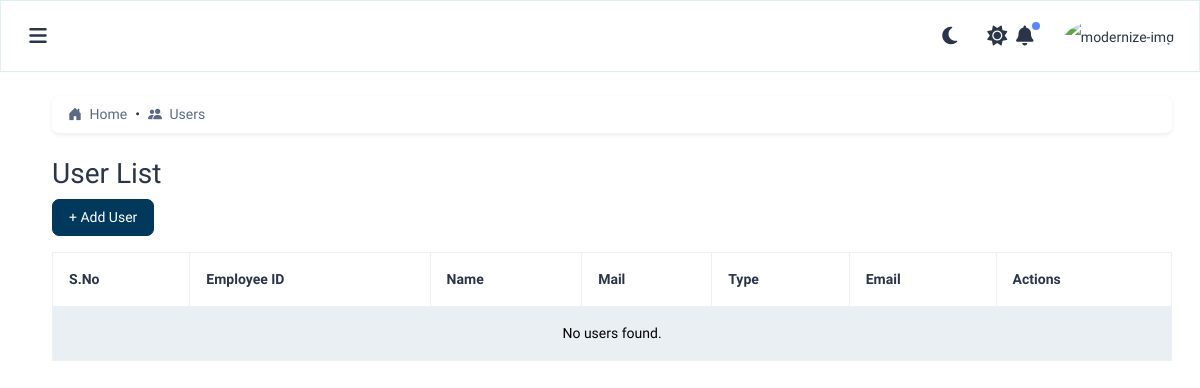
The page /admin-user/ on the database as committed earlier.
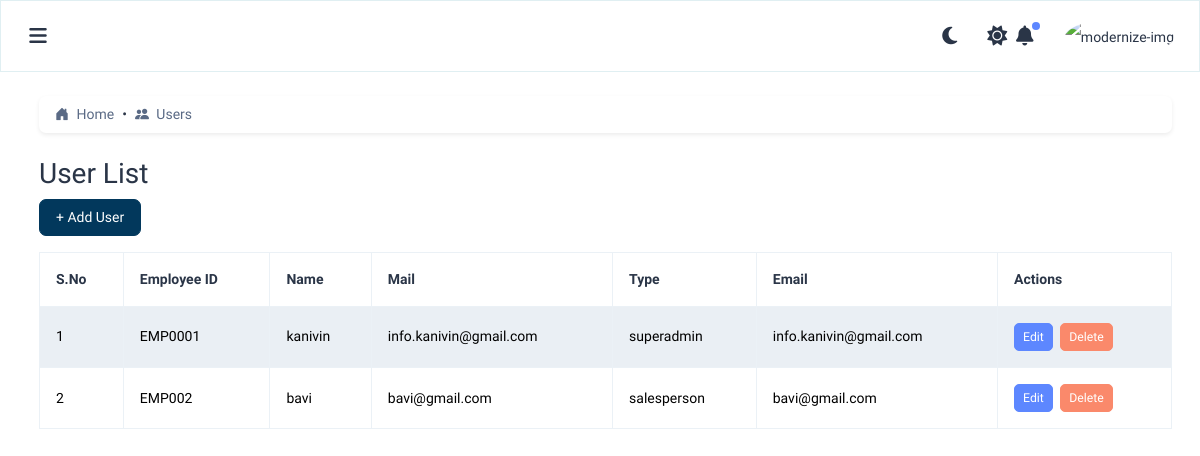
The same page on the database as committed later.
### incentives/models.py (models this page shows, shortened)
class AuditMixin(models.Model):
    created_by = models.CharField(max_length=100, null=True, blank=True)
    updated_by = models.CharField(max_length=100, null=True, blank=True)
    created_at = models.DateTimeField(default=timezone.now)
    updated_at = models.DateTimeField(auto_now=True)
    class Meta:
        abstract = True

class UserProfile(AuditMixin):
    fullname = models.CharField(max_length=100)
    phone = models.CharField(max_length=15)
    mail_id = models.EmailField(unique=True)
    password = models.CharField(max_length=100)
    user_type = models.ForeignKey('Role', on_delete=models.SET_NULL, null=True)
    doj = models.DateField(verbose_name="Date of Joining")
    employee_id = models.CharField(max_length=50, unique=True)
    enable_login = models.BooleanField(default=True)

class Role(AuditMixin):
    name = models.CharField(max_length=50, unique=True)
    is_selectable = models.BooleanField(default=True)  # Hide 'superadmin' from UI

### incentives/views.py (the view)
# urls.py: path('admin-user/', views.user_list, name='user_list'),
def user_list(request):
    users = UserProfile.objects.all()
    return render(request, 'owner/users/user_list.html', {'users': users})

### incentives/templates/owner/users/user_list.html (shortened to what this page needs)
{% extends 'layouts/layout.html' %}
{% load static %}
{% load form_filters %}
{% block content %}
<div class="card mb-4 shadow-sm">
  <div class="card-body py-2 px-3">
    <nav aria-label="breadcrumb">
      <ol class="breadcrumb mb-0">
        <li class="breadcrumb-item">
          <a href="{% url 'admin_dashboard' %}" class="text-decoration-none text-primary">
            <i class="bi bi-house-door-fill me-1"></i> Home
          </a>
        </li>
        <li class="breadcrumb-item active" aria-current="page">
          <i class="bi bi-people-fill me-1"></i> Users
        </li>
      </ol>
    </nav>
  </div>
</div>
  <h2>User List</h2>
  <a class="btn btn-custom mb-3" href="{% url 'user_create' %}">+ Add User</a>
  <div class="table-responsive">
    <table class="table table-bordered table-striped align-middle">
      <thead>
        <tr>
          <th>S.No</th>
          <th>Employee ID</th>
          <th>Name</th>
          <th>Mail</th>
          <th>Type</th>
          <th>Email</th>
          <th>Actions</th>
        </tr>
      </thead>
      <tbody>
        {% for user in users %}
        <tr>
          <td>{{ forloop.counter }}</td>
          <td>{{ user.employee_id }}</td>
          <td>{{ user.fullname }}</td>
          <td>{{ user.mail_id }}</td>
          <td>{{ user.user_type.name }}</td>
          <td>{{ user.mail_id }}</td>
          <td>
            <a class="btn btn-primary btn-sm me-1" href="{% url 'user_edit' user.pk %}">Edit</a>
            <button class="btn btn-danger btn-sm" data-bs-toggle="modal" data-bs-target="#confirmDeleteModal{{ user.id }}">
              Delete
            </button>
          </td>
        </tr>
        {% empty %}
        <tr>
          <td colspan="7" class="text-center">No users found.</td>
        </tr>
        {% endfor %}
      </tbody>
    </table>
  </div>
{% endblock %}

Rows that differ between the two databases and show on the page:
added UserProfile: employee_id "EMP0001", fullname "kanivin", mail_id "info.kanivin@gmail.com", user_type.name "superadmin"
added UserProfile: employee_id "EMP002", fullname "bavi", mail_id "bavi@gmail.com", user_type.name "salesperson"
Other text that changed with them:
text no longer shown: "No users found."
